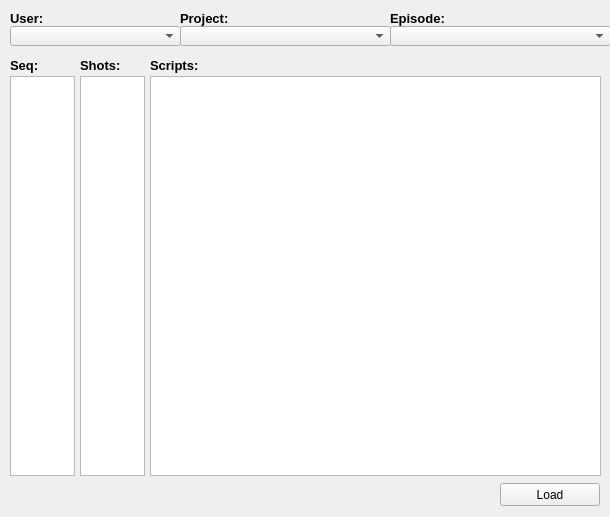
<?xml version="1.0" encoding="UTF-8"?>
<ui version="4.0">
 <class>MainWindow</class>
 <widget class="QMainWindow" name="MainWindow">
  <property name="geometry">
   <rect>
    <x>0</x>
    <y>0</y>
    <width>610</width>
    <height>517</height>
   </rect>
  </property>
  <property name="minimumSize">
   <size>
    <width>610</width>
    <height>517</height>
   </size>
  </property>
  <property name="maximumSize">
   <size>
    <width>610</width>
    <height>517</height>
   </size>
  </property>
  <property name="windowTitle">
   <string>dsShotOpen</string>
  </property>
  <widget class="QWidget" name="centralwidget">
   <widget class="QLabel" name="project_L">
    <property name="geometry">
     <rect>
      <x>180</x>
      <y>10</y>
      <width>151</width>
      <height>16</height>
     </rect>
    </property>
    <property name="maximumSize">
     <size>
      <width>201</width>
      <height>25</height>
     </size>
    </property>
    <property name="font">
     <font>
      <pointsize>10</pointsize>
      <weight>75</weight>
      <bold>true</bold>
     </font>
    </property>
    <property name="text">
     <string>Project:</string>
    </property>
   </widget>
   <widget class="QComboBox" name="projects_CB">
    <property name="geometry">
     <rect>
      <x>180</x>
      <y>26</y>
      <width>211</width>
      <height>20</height>
     </rect>
    </property>
    <property name="minimumSize">
     <size>
      <width>150</width>
      <height>0</height>
     </size>
    </property>
   </widget>
   <widget class="QLabel" name="user_L">
    <property name="geometry">
     <rect>
      <x>10</x>
      <y>10</y>
      <width>151</width>
      <height>16</height>
     </rect>
    </property>
    <property name="maximumSize">
     <size>
      <width>201</width>
      <height>25</height>
     </size>
    </property>
    <property name="font">
     <font>
      <pointsize>10</pointsize>
      <weight>75</weight>
      <bold>true</bold>
     </font>
    </property>
    <property name="text">
     <string>User:</string>
    </property>
   </widget>
   <widget class="QComboBox" name="user_CB">
    <property name="geometry">
     <rect>
      <x>10</x>
      <y>26</y>
      <width>171</width>
      <height>20</height>
     </rect>
    </property>
    <property name="minimumSize">
     <size>
      <width>150</width>
      <height>0</height>
     </size>
    </property>
   </widget>
   <widget class="QLabel" name="episode_L">
    <property name="geometry">
     <rect>
      <x>390</x>
      <y>10</y>
      <width>151</width>
      <height>16</height>
     </rect>
    </property>
    <property name="maximumSize">
     <size>
      <width>201</width>
      <height>26</height>
     </size>
    </property>
    <property name="font">
     <font>
      <pointsize>10</pointsize>
      <weight>75</weight>
      <bold>true</bold>
     </font>
    </property>
    <property name="text">
     <string>Episode:</string>
    </property>
   </widget>
   <widget class="QComboBox" name="episodes_CB">
    <property name="geometry">
     <rect>
      <x>390</x>
      <y>26</y>
      <width>221</width>
      <height>20</height>
     </rect>
    </property>
    <property name="minimumSize">
     <size>
      <width>150</width>
      <height>0</height>
     </size>
    </property>
   </widget>
   <widget class="QListWidget" name="sequence_LW">
    <property name="geometry">
     <rect>
      <x>10</x>
      <y>76</y>
      <width>65</width>
      <height>400</height>
     </rect>
    </property>
    <property name="minimumSize">
     <size>
      <width>65</width>
      <height>400</height>
     </size>
    </property>
    <property name="maximumSize">
     <size>
      <width>65</width>
      <height>16777215</height>
     </size>
    </property>
    <property name="iconSize">
     <size>
      <width>100</width>
      <height>500</height>
     </size>
    </property>
   </widget>
   <widget class="QLabel" name="seq_L_2">
    <property name="geometry">
     <rect>
      <x>10</x>
      <y>55</y>
      <width>91</width>
      <height>21</height>
     </rect>
    </property>
    <property name="maximumSize">
     <size>
      <width>201</width>
      <height>25</height>
     </size>
    </property>
    <property name="font">
     <font>
      <pointsize>10</pointsize>
      <weight>75</weight>
      <bold>true</bold>
     </font>
    </property>
    <property name="text">
     <string>Seq:</string>
    </property>
   </widget>
   <widget class="QListWidget" name="shots_LW">
    <property name="geometry">
     <rect>
      <x>80</x>
      <y>76</y>
      <width>65</width>
      <height>400</height>
     </rect>
    </property>
    <property name="minimumSize">
     <size>
      <width>65</width>
      <height>400</height>
     </size>
    </property>
    <property name="maximumSize">
     <size>
      <width>65</width>
      <height>16777215</height>
     </size>
    </property>
    <property name="iconSize">
     <size>
      <width>100</width>
      <height>500</height>
     </size>
    </property>
   </widget>
   <widget class="QLabel" name="seq_L_3">
    <property name="geometry">
     <rect>
      <x>80</x>
      <y>55</y>
      <width>51</width>
      <height>21</height>
     </rect>
    </property>
    <property name="maximumSize">
     <size>
      <width>201</width>
      <height>25</height>
     </size>
    </property>
    <property name="font">
     <font>
      <pointsize>10</pointsize>
      <weight>75</weight>
      <bold>true</bold>
     </font>
    </property>
    <property name="text">
     <string>Shots:</string>
    </property>
   </widget>
   <widget class="QListWidget" name="nk_LW">
    <property name="geometry">
     <rect>
      <x>150</x>
      <y>76</y>
      <width>451</width>
      <height>400</height>
     </rect>
    </property>
    <property name="minimumSize">
     <size>
      <width>211</width>
      <height>400</height>
     </size>
    </property>
    <property name="iconSize">
     <size>
      <width>100</width>
      <height>500</height>
     </size>
    </property>
   </widget>
   <widget class="QLabel" name="seq_L_4">
    <property name="geometry">
     <rect>
      <x>150</x>
      <y>55</y>
      <width>121</width>
      <height>21</height>
     </rect>
    </property>
    <property name="maximumSize">
     <size>
      <width>201</width>
      <height>25</height>
     </size>
    </property>
    <property name="font">
     <font>
      <pointsize>10</pointsize>
      <weight>75</weight>
      <bold>true</bold>
     </font>
    </property>
    <property name="text">
     <string>Scripts:</string>
    </property>
   </widget>
   <widget class="QPushButton" name="load_B">
    <property name="geometry">
     <rect>
      <x>500</x>
      <y>483</y>
      <width>100</width>
      <height>23</height>
     </rect>
    </property>
    <property name="minimumSize">
     <size>
      <width>100</width>
      <height>23</height>
     </size>
    </property>
    <property name="maximumSize">
     <size>
      <width>100</width>
      <height>23</height>
     </size>
    </property>
    <property name="text">
     <string>Load</string>
    </property>
   </widget>
  </widget>
 </widget>
 <resources/>
 <connections/>
</ui>
